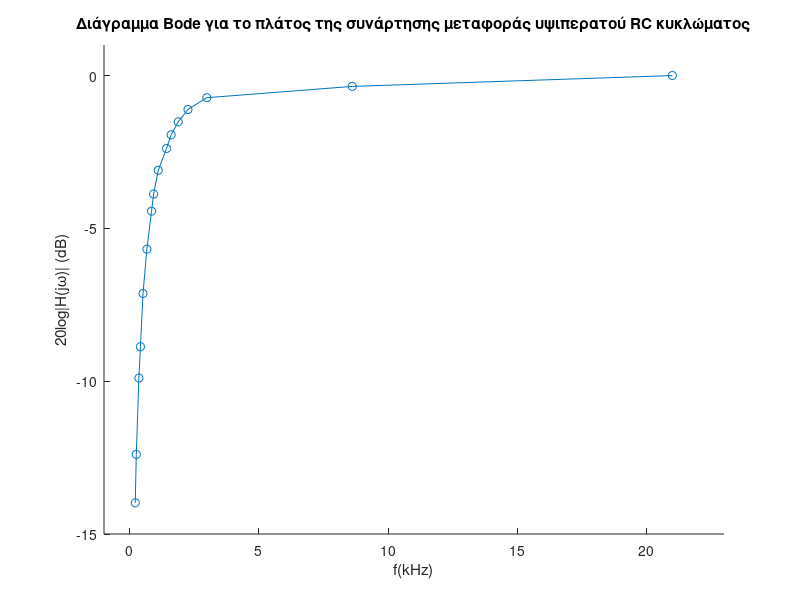

The MATLAB script that drew this image:
%%Για την αναφορά του δευτέρου εργαστηρίου των κυκλωμάτων
%%Μανώλης 16/11/2019
close all
clear all
%% Υψιπερατό RC 

kHz=[0.21 0.25 0.35 0.41 0.51 0.66 0.84 0.92 1.1 1.42 1.6 1.87 2.25 2.98 8.61 21];
v0pp_div=[1 1.2 1.6 1.8 2.2 2.6 3 3.2 3.5 3.8 4 4.2 4.4 4.6 4.8 5];
v0pp_v=2.*v0pp_div;
% a= v0pp/vSpp (absolute values)
a=v0pp_div./5;
db=20*log10(a);

hold on;
figure(1);
axis([-1 23 -15 1]);
scatter(kHz, db, 'o');
plot(kHz, db);
xlabel('f(kHz)');
ylabel('20log|H(jω)| (dB)');
title('Διάγραμμα Bode για το πλάτος της συνάρτησης μεταφοράς υψιπερατού RC κυκλώματος');
hold off;






